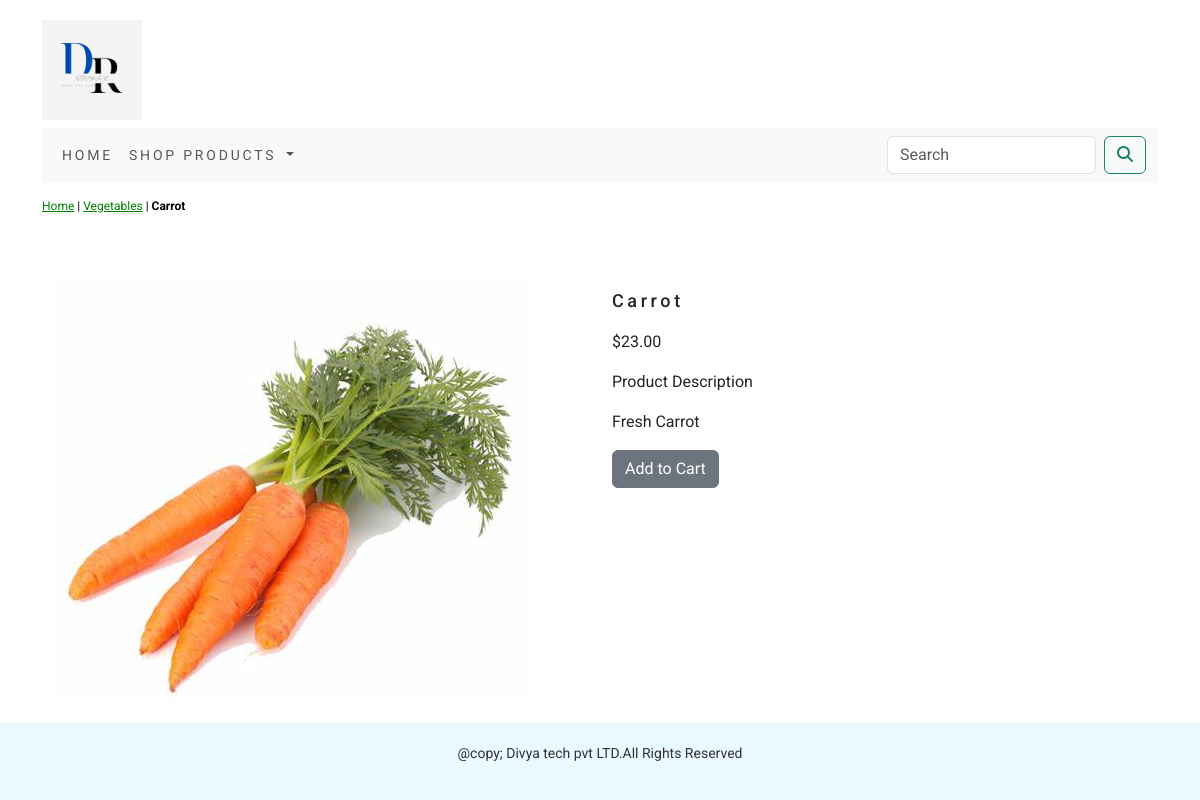
Screenshot of /shop/vegetables/carrot/ with the database file from the repository.
### eshop/models.py (models this page shows, shortened)
class Product(models.Model):
    name = models.CharField(max_length=250, unique=True)
    slug = models.SlugField(max_length=250, unique=True)
    description = models.TextField(blank=True)
    price = models.DecimalField(max_digits=10, decimal_places=2)
    category = models.ForeignKey(Category, on_delete=models.CASCADE)
    image = models.ImageField(upload_to="product", blank=True)
    stock = models.IntegerField()
    available = models.BooleanField(default=True)
    created = models.DateTimeField(auto_now_add=True)
    updated = models.DateTimeField(auto_now=True)
    class Meta:
        ordering = ('name',)
        verbose_name = 'product'
        verbose_name_plural = 'products'

class Category(models.Model):
    name = models.CharField(max_length=250, unique=True)
    slug = models.SlugField(max_length=250, unique=True)
    description = models.TextField(blank=True)
    image = models.ImageField(upload_to="category", blank=True)
    class Meta:
        ordering = ('name',)
        verbose_name = 'category'
        verbose_name_plural = 'categories'
    def get_url(self):
        return reverse('eshop:products_by_category', args={self.slug})
    def __str__(self):
        return '{}'.format(self.name)

### eshop/views.py (the view)
# urls.py: path('<slug:c_slug>/<slug:product_slug>/', views.productDetail, name='prodCatdetail'),
def productDetail(request,c_slug,product_slug):
    try:
        product=Product.objects.get(category__slug=c_slug,slug=product_slug)
    except Exception as e:
        raise e
    return render(request,'product.html',{'product':product})

### cart/context_processors.py (called while the page is built)
def counter(request):
    item_count=0
    if 'admin' in request.path:
        return {}
    else:
        try:
            cart=Cart.objects.filter(cart_id=_cart_id(request))
            cart_items=CartItem.objects.all().filter(cart=cart[:1])
            for cart_item in cart_items:
                item_count += cart_item.quantity
        except Cart.DoesNotExist:
            item_count=0
    return dict(item_count=item_count)

### cart/views.py (called while the page is built)
def _cart_id(request):
    cart=request.session.session_key
    if not cart:
        cart=request.session.create()
    return cart

### eshop/context_processors.py (called while the page is built)
def menu_links(request):
    links = Category.objects.all()
    return dict(links=links)

### templates/product.html (shortened to what this page needs)
{% extends 'base.html' %}
{% load static %}
{% block content %}
    <div class="row productDetail">
        <div class="mx_auto">
            <p>
                <a href="{% url 'eshop:allProdCat' %}">Home</a> |
                <a href="{{product.category.get_url}}">{{product.category}}</a> | <b>{{product.name}}</b>
            </p>
        </div>
    </div>
<div class="container">
    <br/>
    <div class="row">
        <div class="col-12 col-sm-12 col-md-12 col-lg-6 text-center">
            <div style="min-width:18rem;max-width:300px">
                <img src="{{product.image.url}}" alt={{product.name}} style="min-width:18rem;max-width:500px">
            </div>
        </div>
        <div class="col-12 col-sm-12 col-md-12 col-lg-6">
            <h1 class="product_title">{{product.name}}</h1>
            <p>${{product.price}}</p>
            <p class="product_description_title">Product Description</p>
            <p class="text-justify product_description">{{product.description}}</p>
            {% if product.stock <= 0 %}
            <p class="text-justify product_description"><b>Out Of Stock</b></p>
            {% else %}
            <a class="btn btn-secondary" href="{% url 'cart:add_cart' product.id %}">Add to Cart</a>
            {% endif %}
        </div>
    </div>
</div>
{% endblock %}

### static/css/custom.css (style rules this page uses)
body { font-family:'Roboto',sans-serif; }
.mx_auto a { color:green; }
.productDetail { padding-top:15px; padding-bottom:20px; }
.productDetail .mx_auto { color:#000; font-size:12px; text-decoration:none; }
.product_title { font-size:18px; font-weight:500px; text_transform:uppercase; letter-spacing:.2em; padding-top:15px; padding-bottom:10px; }
.product_description { padding-right:20px; }

### templates/base.html (style rules this page uses)
body { display: flex; flex-direction: column; min-height: 100vh; margin: 0; }

### rows the page displays
Product: category "Vegetables", name "Carrot", image (picture), price "23.00", description "Fresh Carrot"
